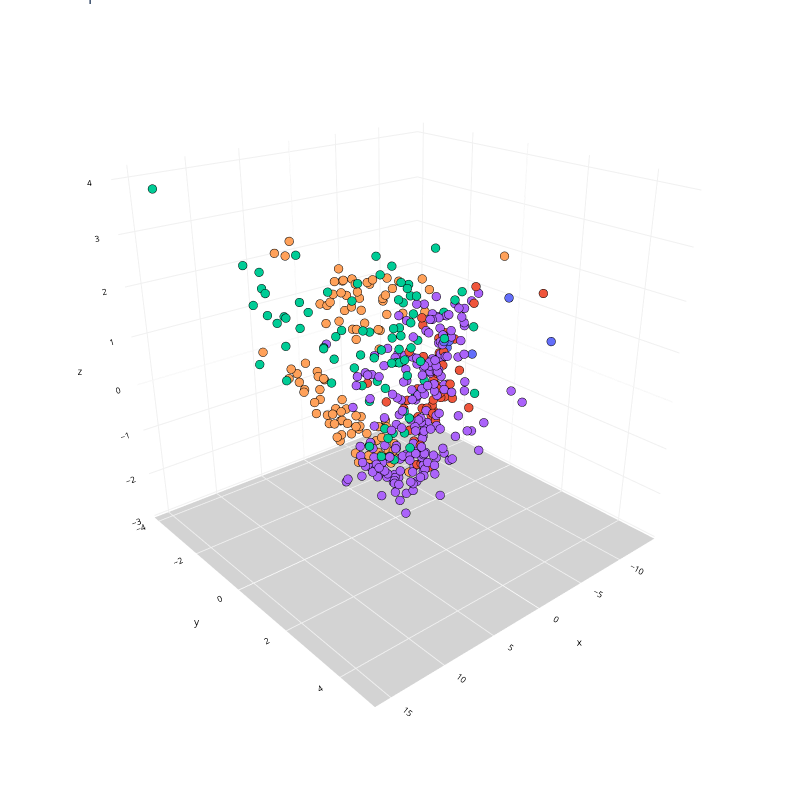

The code cell stored with this chart in its notebook:
### Markdown cell above
**Creamos un mapa 3D para observar los cluster de los estados**

### Code cell
Plot3D(isomap3comp, y_estados, 'Isomap de 3 dimensiones')
